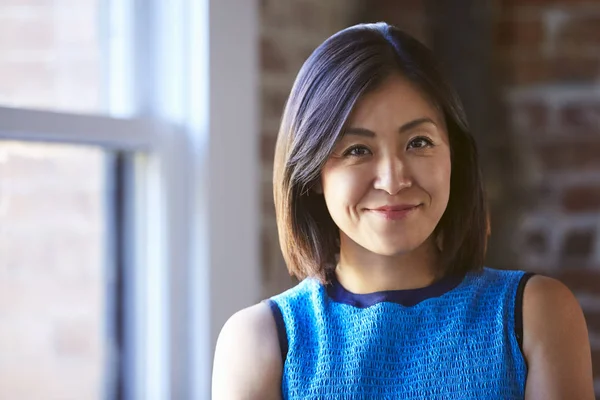
#> input picture person.jpg, 600 x 400 px
$ python main.py
#> lines starting #> are read from the running program, lines starting #| are printed output that depends on the picture
import cv2
from PIL import Image

image_person = 'person.jpg'
eye_cascade = cv2.CascadeClassifier('haarcascade_eye.xml')
image = cv2.imread(image_person)
#> image is the input picture: shape (400, 600, 3); mean B, G, R 147.2, 136.7, 134.3
gray = cv2.cvtColor(image, cv2.COLOR_BGR2GRAY)
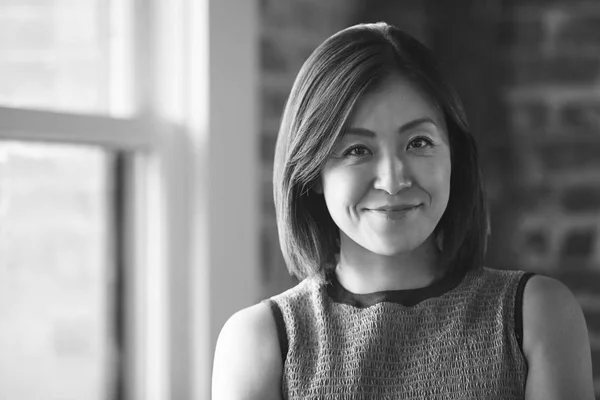
#> gray: shape (400, 600); min 11, max 255, mean 137.2
eyes = eye_cascade.detectMultiScale(gray)
#> eyes = [[395, 120, 44, 44], [338, 133, 40, 40], [343, 197, 26, 26]]
person = Image.open(image_person)
mask = Image.open('mask2.png')
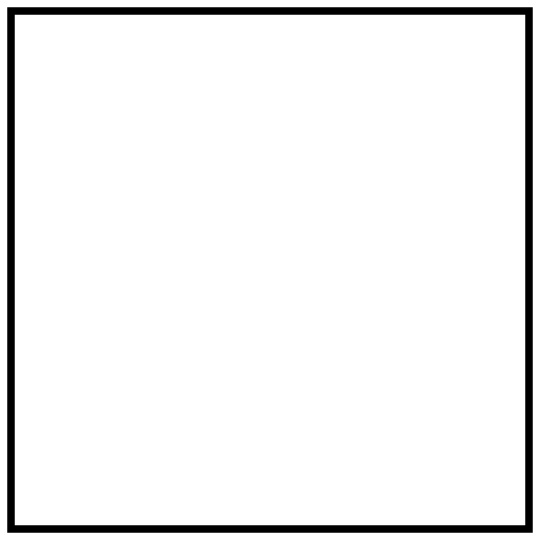
#> input picture mask2.png, 1080 x 1080 px (shown at 1/2 size)
#> mask is the input picture: PIL image 1080x1080 P; mean R, G, B, A 0, 0, 0, 13.6
person = person.convert("RGBA")
#> person: PIL image 600x400 RGBA
mask = mask.convert("RGBA")
person = person.convert("RGBA")
for (x,y,w,h) in eyes:
    mask = mask.resize((w, h))
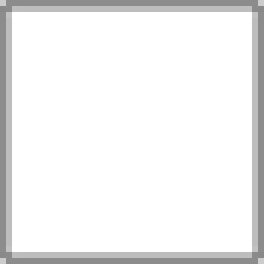
#> mask: PIL image 44x44 RGBA (shown 6 times larger); mean R, G, B, A 0, 0, 0, 15.8; transparent parts drawn white
    person.paste(mask, (x, y), mask)
    person.save("eye_masked.png")
    eye_masked = cv2.imread("eye_masked.png")
    cv2.imshow("eye_masked", eye_masked)
    cv2.waitKey()


# [7 lines of commented-out code are left out]
